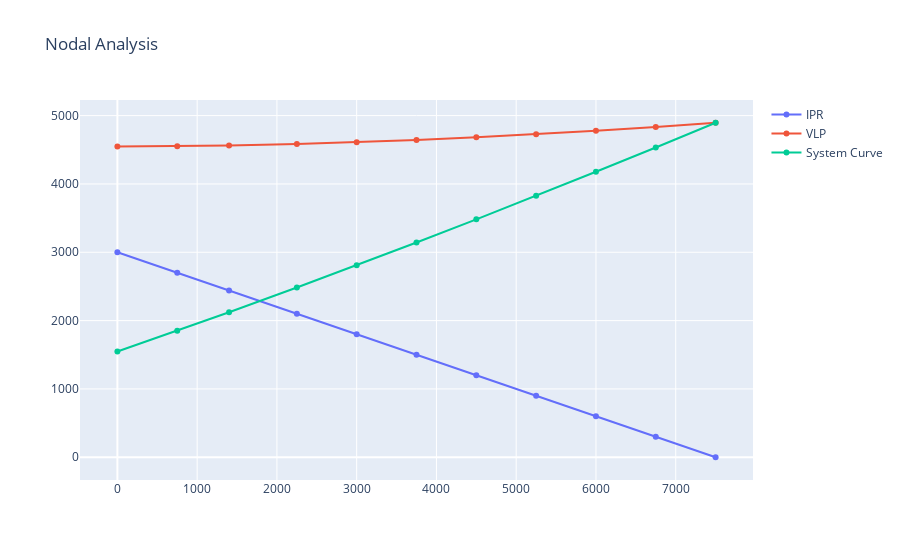

Notebook cell for this chart:
### Code cell
fig = go.Figure()
fig.add_trace(go.Scatter(x=df['Q(bpd)'], y=df['Pwf(psia)'], name='IPR'))
fig.add_trace(go.Scatter(x=df['Q(bpd)'], y=df['Po(psia)'], name='VLP'))
fig.add_trace(go.Scatter(x=df['Q(bpd)'], y=df['Psys(psia)'], name='System Curve'))
fig.update_layout(title='Nodal Analysis')
fig.show()

### Figure 1 — Plotly figure (JSON) as saved in the notebook; plotly's stock layout.template omitted (floating-point values rounded to 4 significant figures)
{"data": [{"name": "IPR", "x": [0, 750, 1400, 2250, 3000, 3750, 4500, 5250, 6000, 6750, 7500], "y": [3000.0, 2700.0, 2440.0, 2100.0, 1800.0, 1500.0, 1200.0, 900.0, 600.0, 300.0, 0.0], "type": "scatter"}, {"name": "VLP", "x": [0, 750, 1400, 2250, 3000, 3750, 4500, 5250, 6000, 6750, 7500], "y": [4547.0, 4552.0, 4563.0, 4585.0, 4611.0, 4644.0, 4682.0, 4727.0, 4778.0, 4834.0, 4896.0], "type": "scatter"}, {"name": "System Curve", "x": [0, 750, 1400, 2250, 3000, 3750, 4500, 5250, 6000, 6750, 7500], "y": [1547.0, 1852.0, 2123.0, 2485.0, 2811.0, 3144.0, 3482.0, 3827.0, 4178.0, 4534.0, 4896.0], "type": "scatter"}], "layout": {"title": {"text": "Nodal Analysis"}}}
